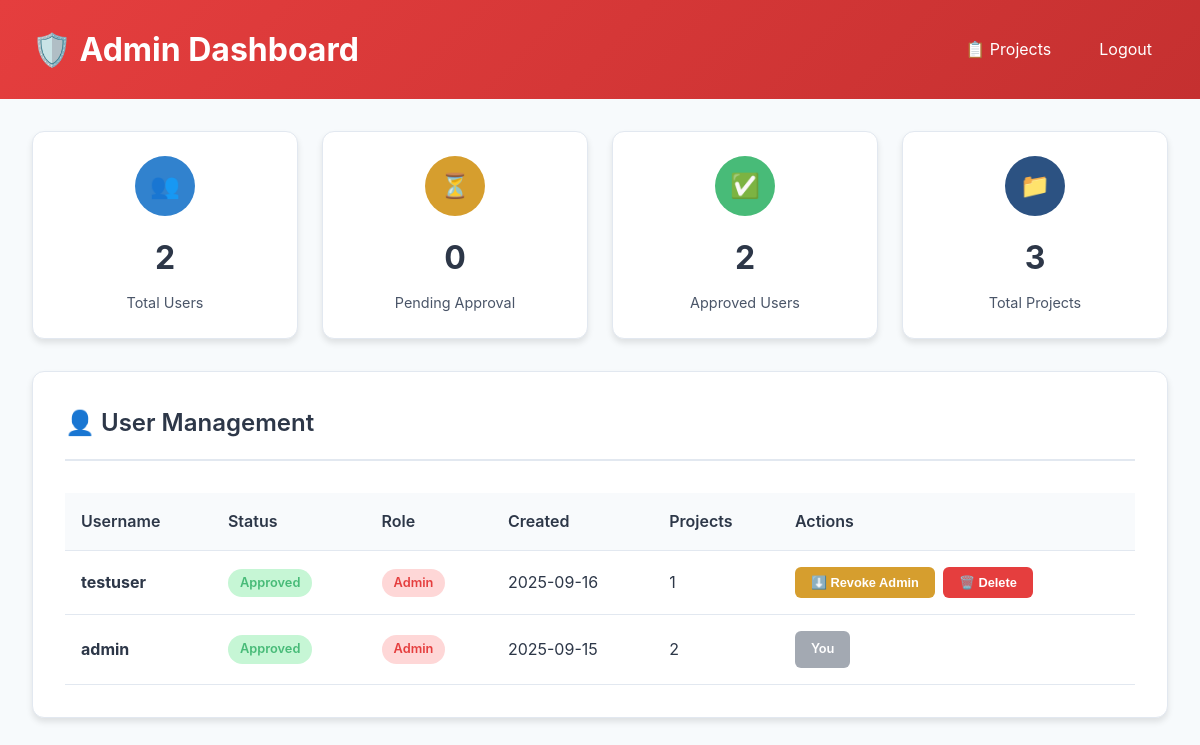
The page /admin (signed in) on the database its author committed.
### app.py (models this page shows)
class User(db.Model, UserMixin):
    id = db.Column(db.Integer, primary_key=True)
    username = db.Column(db.String(80), unique=True, nullable=False)
    password = db.Column(db.String(120), nullable=False)
    is_approved = db.Column(db.Boolean, nullable=False, default=False)
    is_admin = db.Column(db.Boolean, nullable=False, default=False)
    created_at = db.Column(db.DateTime, nullable=False, default=db.func.current_timestamp())
    projects = db.relationship('Project', backref='owner', lazy=True)

### app.py (the view)
@app.route('/admin')
@login_required
@admin_required
def admin_dashboard():
    users = User.query.order_by(User.created_at.desc()).all()
    pending_users = User.query.filter_by(is_approved=False).count()
    total_users = User.query.count()
    total_projects = Project.query.count()
    stats = {
        'total_users': total_users,
        'pending_users': pending_users,
        'approved_users': total_users - pending_users,
        'total_projects': total_projects
    }
    return render_template('admin.html', users=users, stats=stats)

### app.py (called while the page is built)
@login_manager.user_loader
def load_user(user_id):
    return User.query.get(int(user_id))

def admin_required(f):
    from functools import wraps
    @wraps(f)
    def decorated_function(*args, **kwargs):
        if not current_user.is_authenticated or not current_user.is_admin:
            flash("Admin access required.", "danger")
            return redirect(url_for('project_selection'))
        return f(*args, **kwargs)
    return decorated_function

### templates/admin.html (shortened to what this page needs)
<!DOCTYPE html>
<html lang="en">
<head>
</head>
<body>
    <div class="header">
        <div class="header-content">
            <h1>🛡️ Admin Dashboard</h1>
            <div class="nav-links">
                <a href="{{ url_for('project_selection') }}">📋 Projects</a>
                <a href="{{ url_for('logout') }}">Logout</a>
            </div>
        </div>
    </div>
    <div class="container">
        <div class="stats-grid">
            <div class="stat-card">
                <div class="stat-icon users">👥</div>
                <div class="stat-number">{{ stats.total_users }}</div>
                <div class="stat-label">Total Users</div>
            </div>
            <div class="stat-card">
                <div class="stat-icon pending">⏳</div>
                <div class="stat-number">{{ stats.pending_users }}</div>
                <div class="stat-label">Pending Approval</div>
            </div>
            <div class="stat-card">
                <div class="stat-icon approved">✅</div>
                <div class="stat-number">{{ stats.approved_users }}</div>
                <div class="stat-label">Approved Users</div>
            </div>
            <div class="stat-card">
                <div class="stat-icon projects">📁</div>
                <div class="stat-number">{{ stats.total_projects }}</div>
                <div class="stat-label">Total Projects</div>
            </div>
        </div>
        <div class="users-section">
            <div class="section-header">
                <div class="section-title">
                    👤 User Management
                </div>
            </div>
            {% if users %}
                <div style="overflow-x: auto;">
                    <table class="users-table">
                        <thead>
                            <tr>
                                <th>Username</th>
                                <th>Status</th>
                                <th>Role</th>
                                <th>Created</th>
                                <th>Projects</th>
                                <th>Actions</th>
                            </tr>
                        </thead>
                        <tbody>
                            {% for user in users %}
                            <tr>
                                <td><strong>{{ user.username }}</strong></td>
                                <td>
                                    {% if user.is_approved %}
                                        <span class="status-badge status-approved">Approved</span>
                                    {% else %}
                                        <span class="status-badge status-pending">Pending</span>
                                    {% endif %}
                                </td>
                                <td>
                                    {% if user.is_admin %}
                                        <span class="role-badge role-admin">Admin</span>
                                    {% else %}
                                        <span class="role-badge role-user">User</span>
                                    {% endif %}
                                </td>
                                <td>{{ user.created_at.strftime('%Y-%m-%d') if user.created_at else 'N/A' }}</td>
                                <td>{{ user.projects|length }}</td>
                                <td>
                                    <div class="action-buttons">
                                        {% if user.id != current_user.id %}
                                            <form method="POST" action="{{ url_for('toggle_user_admin', user_id=user.id) }}" style="display: inline;">
                                                {% if user.is_admin %}
                                                    <button type="submit" class="btn btn-warning">⬇️ Revoke Admin</button>
                                                {% else %}
                                                    <button type="submit" class="btn btn-secondary">⬆️ Make Admin</button>
                                                {% endif %}
                                            </form>
                                            <button class="btn btn-danger" onclick="showDeleteModal({{ user.id }}, '{{ user.username }}')">
                                                🗑️ Delete
                                            </button>
                                        {% else %}
                                            <span class="btn btn-secondary" style="opacity: 0.5;">You</span>
                                        {% endif %}
                                    </div>
                                </td>
                            </tr>
                            {% endfor %}
                        </tbody>
                    </table>
                </div>
            {% else %}
                <div class="empty-state">
                    <h3>No Users Found</h3>
                    <p>No users have registered yet.</p>
                </div>
            {% endif %}
        </div>
    </div>
</body>
</html>

### templates/admin.html (style rules this page uses)
:root { --primary-color: #2c5282; --secondary-color: #3182ce; --success-color: #48bb78; --danger-color: #e53e3e; --warning-color: #d69e2e; --info-color: #3182ce; --background-color: #f7fafc; --white: #ffffff; --text-primary: #2d3748; --text-secondary: #4a5568; --border-color: #e2e8f0; --shadow: 0 4px 6px rgba(0, 0, 0, 0.1); --shadow-hover: 0 8px 15px rgba(0, 0, 0, 0.15); }
* { margin: 0; padding: 0; box-sizing: border-box; }
body { font-family: -apple-system, BlinkMacSystemFont, "Segoe UI", Roboto, "Helvetica Neue", Arial, sans-serif; background-color: var(--background-color); color: var(--text-primary); line-height: 1.6; min-height: 100vh; }
.header { background: linear-gradient(135deg, var(--danger-color), #c53030); color: var(--white); padding: 1.5rem 0; }
.header-content { max-width: 1200px; margin: 0 auto; padding: 0 2rem; display: flex; justify-content: space-between; align-items: center; }
.header h1 { font-size: 2rem; font-weight: 700; display: flex; align-items: center; gap: 0.5rem; }
.nav-links { display: flex; gap: 1rem; align-items: center; }
.nav-links a { color: var(--white); text-decoration: none; padding: 0.5rem 1rem; border-radius: 6px; transition: background 0.3s ease; }
.container { max-width: 1200px; margin: 0 auto; padding: 2rem; }
.stats-grid { display: grid; grid-template-columns: repeat(auto-fit, minmax(250px, 1fr)); gap: 1.5rem; margin-bottom: 2rem; }
.stat-card { background: var(--white); border-radius: 12px; padding: 1.5rem; box-shadow: var(--shadow); border: 1px solid var(--border-color); text-align: center; }
.stat-icon { width: 60px; height: 60px; border-radius: 50%; display: flex; align-items: center; justify-content: center; margin: 0 auto 1rem; font-size: 1.5rem; font-weight: bold; color: var(--white); }
.stat-icon.users { background: var(--info-color); }
.stat-icon.pending { background: var(--warning-color); }
.stat-icon.approved { background: var(--success-color); }
.stat-icon.projects { background: var(--primary-color); }
.stat-number { font-size: 2rem; font-weight: 700; color: var(--text-primary); margin-bottom: 0.5rem; }
.stat-label { color: var(--text-secondary); font-size: 0.9rem; }
.users-section { background: var(--white); border-radius: 12px; padding: 2rem; box-shadow: var(--shadow); border: 1px solid var(--border-color); }
.section-header { display: flex; justify-content: space-between; align-items: center; margin-bottom: 2rem; padding-bottom: 1rem; border-bottom: 2px solid var(--border-color); }
.section-title { font-size: 1.5rem; font-weight: 600; color: var(--text-primary); display: flex; align-items: center; gap: 0.5rem; }
.users-table { width: 100%; border-collapse: collapse; }
.users-table th, .users-table td { padding: 1rem; text-align: left; border-bottom: 1px solid var(--border-color); }
.users-table th { background: #f8fafc; font-weight: 600; color: var(--text-primary); }
.status-badge { padding: 0.25rem 0.75rem; border-radius: 20px; font-size: 0.8rem; font-weight: 600; text-align: center; display: inline-block; min-width: 80px; }
.status-approved { background: #c6f6d5; color: var(--success-color); }
.role-badge { padding: 0.25rem 0.75rem; border-radius: 20px; font-size: 0.8rem; font-weight: 600; text-align: center; display: inline-block; min-width: 60px; }
.role-admin { background: #fed7d7; color: var(--danger-color); }
.action-buttons { display: flex; gap: 0.5rem; flex-wrap: wrap; }
.btn { padding: 0.5rem 1rem; border: none; border-radius: 6px; font-size: 0.8rem; font-weight: 600; cursor: pointer; transition: all 0.2s ease; text-decoration: none; display: inline-block; text-align: center; }
.btn-warning { background: var(--warning-color); color: var(--white); }
.btn-danger { background: var(--danger-color); color: var(--white); }
.btn-secondary { background: var(--text-secondary); color: var(--white); }

### rows shown on the page
User: username "testuser", is_approved "Approved", is_admin "Admin", created_at "2025-09-16", projects|length "1"
User: username "admin", is_approved "Approved", is_admin "Admin", created_at "2025-09-15", projects|length "2", shows "You"

### other values the page prints
{{ stats.total_users }} "2"
{{ stats.pending_users }} "0"
{{ stats.approved_users }} "2"
{{ stats.total_projects }} "3"
